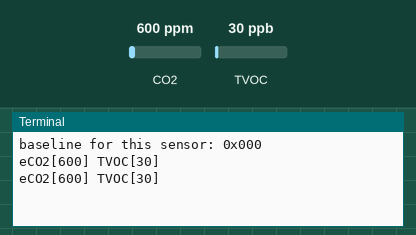
A program run on a simulated Raspberry Pi (BCM pin numbers). On the bench: the last lines printed to the terminal. The inputs (shaded band) are chosen by the test bench; at power-on: CO2 600 ppm, TVOC 30 ppb.

Above: at 1.2 s.
1.3 s: CO2 set to 452 ppm
At 2.6 s:
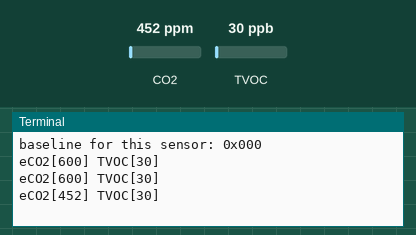
2.8 s: TVOC set to 20 ppb
At 3.6 s:
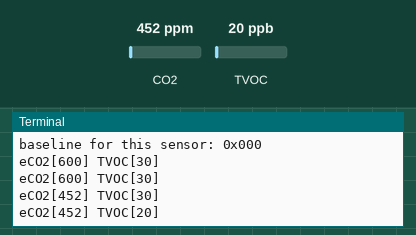
4.3 s: CO2 set to 1050 ppm
At 5.8 s:
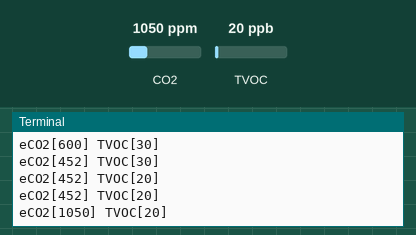
Timing chart, 0 to 7.3 s (numbered marks = the images above; inputs shaded):
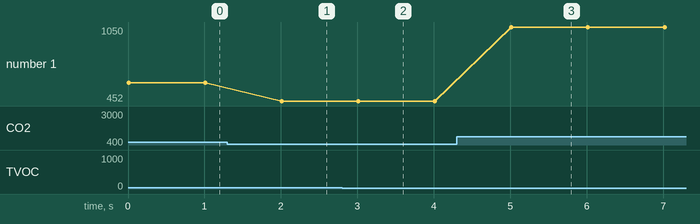

The program:

ccs811.py
```python
"""
EDITED by Joy-IT
"""

"""
CCS811 Air Quality Sensor Example Code
Author: Sasa Saftic (sasa@infincube.si)
infincube d.o.o.
Date: June 8th, 2017
License: This code is public domain

Based on Sparkfuns Example code written by Nathan Seidle

Read the TVOC and CO2 values from the SparkFun CSS811 breakout board

A new sensor requires at 48-burn in. Once burned in a sensor requires
20 minutes of run in before readings are considered good.

The MIT License (MIT)

Copyright (c) 2016 SparkFun Electronics

Permission is hereby granted, free of charge, to any person obtaining a copy of
this software and associated documentation files (the "Software"), to deal in the
Software without restriction, including without limitation the rights to use, copy,
modify, merge, publish, distribute, sublicense, and/or sell copies of the Software,
and to permit persons to whom the Software is furnished to do so, subject to the
following conditions:

The above copyright notice and this permission notice shall be included in all
copies or substantial portions of the Software.

THE SOFTWARE IS PROVIDED "AS IS", WITHOUT WARRANTY OF ANY KIND, EXPRESS OR IMPLIED,
INCLUDING BUT NOT LIMITED TO THE WARRANTIES OF MERCHANTABILITY, FITNESS FOR A
PARTICULAR PURPOSE AND NONINFRINGEMENT. IN NO EVENT SHALL THE AUTHORS OR COPYRIGHT
HOLDERS BE LIABLE FOR ANY CLAIM, DAMAGES OR OTHER LIABILITY, WHETHER IN AN ACTION
OF CONTRACT, TORT OR OTHERWISE, ARISING FROM, OUT OF OR IN CONNECTION WITH THE
SOFTWARE OR THE USE OR OTHER DEALINGS IN THE SOFTWARE.
"""
import ccs811LIBRARY
import time
import sys

sensor = ccs811LIBRARY.CCS811()
def setup(mode=1):
    #print('Starting CCS811 Read')
    sensor.configure_ccs811()
    sensor.set_drive_mode(mode)

    if sensor.check_for_error():
        sensor.print_error()
        raise ValueError('Error at setDriveMode.')

    result = sensor.get_base_line()
    sys.stdout.write("baseline for this sensor: 0x")
    if result < 0x100:
        sys.stdout.write('0')
    if result < 0x10:
        sys.stdout.write('0')
    sys.stdout.write(str(result) + "\n")


setup(1) # Setting mode

while True:
    if sensor.data_available():
        sensor.read_logarithm_results()
        print("eCO2[%d] TVOC[%d]" % (sensor.CO2, sensor.tVOC))
    elif sensor.check_for_error():
        sensor.print_error()
    time.sleep(1)
```

ccs811LIBRARY.py
```python
"""
EDITED by Joy-IT
"""

"""
CCS811 Air Quality Sensor Example Code
Author: Sasa Saftic (sasa@infincube.si)
infincube d.o.o.
Date: June 8th, 2017
License: This code is public domain

Based on Sparkfuns Example code written by Nathan Seidle

Read the TVOC and CO2 values from the SparkFun CSS811 breakout board

A new sensor requires at 48-burn in. Once burned in a sensor requires
20 minutes of run in before readings are considered good.

The MIT License (MIT)

Copyright (c) 2016 SparkFun Electronics

Permission is hereby granted, free of charge, to any person obtaining a copy of
this software and associated documentation files (the "Software"), to deal in the
Software without restriction, including without limitation the rights to use, copy,
modify, merge, publish, distribute, sublicense, and/or sell copies of the Software,
and to permit persons to whom the Software is furnished to do so, subject to the
following conditions:

The above copyright notice and this permission notice shall be included in all
copies or substantial portions of the Software.

THE SOFTWARE IS PROVIDED "AS IS", WITHOUT WARRANTY OF ANY KIND, EXPRESS OR IMPLIED,
INCLUDING BUT NOT LIMITED TO THE WARRANTIES OF MERCHANTABILITY, FITNESS FOR A
PARTICULAR PURPOSE AND NONINFRINGEMENT. IN NO EVENT SHALL THE AUTHORS OR COPYRIGHT
HOLDERS BE LIABLE FOR ANY CLAIM, DAMAGES OR OTHER LIABILITY, WHETHER IN AN ACTION
OF CONTRACT, TORT OR OTHERWISE, ARISING FROM, OUT OF OR IN CONNECTION WITH THE
SOFTWARE OR THE USE OR OTHER DEALINGS IN THE SOFTWARE.
"""

import pigpio
import time

CCS811_ADDR = 0x5A  # default I2C Address

CSS811_STATUS = 0x00
CSS811_MEAS_MODE = 0x01
CSS811_ALG_RESULT_DATA = 0x02
CSS811_RAW_DATA = 0x03
CSS811_ENV_DATA = 0x05
CSS811_NTC = 0x06
CSS811_THRESHOLDS = 0x10
CSS811_BASELINE = 0x11
CSS811_HW_ID = 0x20
CSS811_HW_VERSION = 0x21
CSS811_FW_BOOT_VERSION = 0x23
CSS811_FW_APP_VERSION = 0x24
CSS811_ERROR_ID = 0xE0
CSS811_APP_START = 0xF4
CSS811_SW_RESET = 0xFF


class CCS811:
    def __init__(self):
        self.pi = pigpio.pi()
        self.device = self.pi.i2c_open(1, CCS811_ADDR)
        self.tVOC = 0
        self.CO2 = 0

    def print_error(self):
        error = self.pi.i2c_read_byte_data(self.device, CSS811_ERROR_ID)
        message = 'Error: '

        if error & 1 << 5:
            message += 'HeaterSupply '
        elif error & 1 << 4:
            message += 'HeaterFault '
        elif error & 1 << 3:
            message += 'MaxResistance '
        elif error & 1 << 2:
            message += 'MeasModeInvalid '
        elif error & 1 << 1:
            message += 'ReadRegInvalid '
        elif error & 1 << 0:
            message += 'MsgInvalid '

        print(message)

    def check_for_error(self):
        value = self.pi.i2c_read_byte_data(self.device, CSS811_STATUS)
        return value & 1 << 0

    def app_valid(self):
        value = self.pi.i2c_read_byte_data(self.device, CSS811_STATUS)
        return value & 1 << 4

    def set_drive_mode(self, mode):
        if mode > 4:
            mode = 4

        setting = self.pi.i2c_read_byte_data(self.device, CSS811_MEAS_MODE)
        setting &= ~(0b00000111 << 4)
        setting |= (mode << 4)
        self.pi.i2c_write_byte_data(self.device, CSS811_MEAS_MODE, setting)

    def configure_ccs811(self):
        hardware_id = self.pi.i2c_read_byte_data(self.device, CSS811_HW_ID)

        if hardware_id != 0x81:
            raise ValueError('CCS811 not found. Please check wiring.')

        if self.check_for_error():
            self.print_error()
            raise ValueError('Error at Startup.')

        if not self.app_valid():
            raise ValueError('Error: App not valid.')

        self.pi.i2c_write_byte(self.device, CSS811_APP_START)

        if self.check_for_error():
            self.print_error()
            raise ValueError('Error at AppStart.')

    def get_base_line(self):
        a, b = self.pi.i2c_read_i2c_block_data(self.device, CSS811_BASELINE, 2)
        baselineMSB = b[0]
        baselineLSB = b[1]
        baseline = (baselineMSB << 8) | baselineLSB
        return baseline

    def data_available(self):
        value = self.pi.i2c_read_byte_data(self.device, CSS811_STATUS)
        return value & 1 << 3

    def read_logarithm_results(self):
        b, d = self.pi.i2c_read_i2c_block_data(self.device, CSS811_ALG_RESULT_DATA, 4)

        co2MSB = d[0]
        co2LSB = d[1]
        tvocMSB = d[2]
        tvocLSB = d[3]

        self.CO2 = (co2MSB << 8) | co2LSB
        self.tVOC = (tvocMSB << 8) | tvocLSB
```

Measured:
- after the input at 1.3 s, the terminal: prints a new line after 0.71 s (image 1)
- after the input at 2.8 s, the terminal: prints a new line after 0.21 s (image 2)
- after the input at 4.3 s, the terminal: prints a new line after 0.72 s (image 3)
- plotted number 1: 600 → 452 after the input at 1.3 s, 452 → 1050 after the input at 4.3 s
